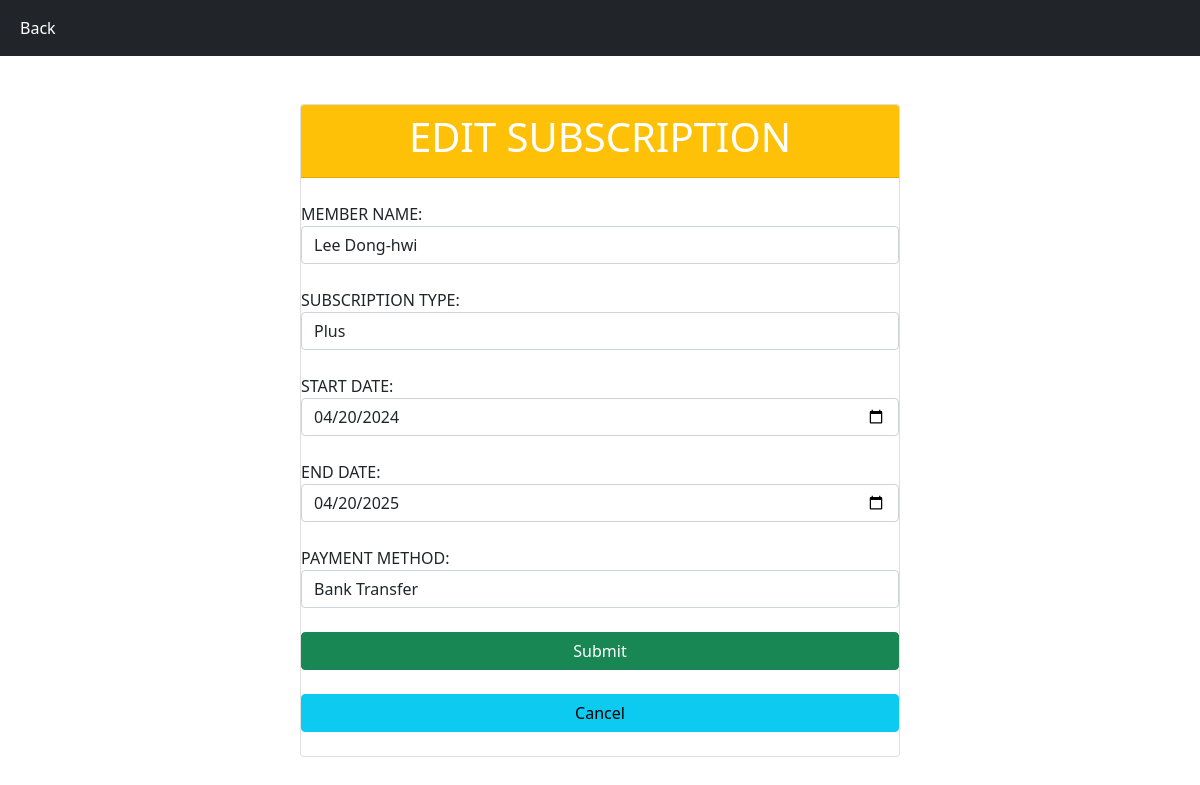
The app's page /Sourcecode/subscription.php?editpage=3 with its own data.
### tables this page shows
CREATE TABLE `membershipsubscription`  (
  `subscription_id` int NOT NULL AUTO_INCREMENT,
  `member_id` int NULL DEFAULT NULL,
  `subscription_type` varchar(50) NULL DEFAULT NULL,
  `start_date` date NULL DEFAULT NULL,
  `end_date` date NULL DEFAULT NULL,
  `payment_method` varchar(50) NULL DEFAULT NULL,
  PRIMARY KEY (`subscription_id`) USING BTREE
);

### Sourcecode/controllers/Subscription.controller.php (called while the page is built, shortened)
<?php
include_once("views/Subscription.view.php");
class SubscriptionController{
    private $subscription;
    private $member;
    function __construct() {
        $this->subscription = new Subscription(Conf::$db_host, Conf::$db_user, Conf::$db_pass, Conf::$db_name);
        $this->member = new Member(Conf::$db_host, Conf::$db_user, Conf::$db_pass, Conf::$db_name);
    }
      function editpage($id){
        $this->member->open();
        $this->subscription->open();
        $this->member->getMember();
        $data = $this->subscription->getSubsID($id);
        $data_member = array();
        while($row = $this->member->getResult()){
          array_push($data_member, $row);
        }
        $view = new SubscriptionView();
        $view->renderedit($data, $data_member);
      }
}

### Sourcecode/models/DB.class.php (called while the page is built, shortened)
<?php
class DB
{
    var $db_host = "";
    var $db_user = "";
    var $db_pass = "";
    var $db_name = "";
    var $db_link = "";
    function __construct($db_host, $db_user, $db_pass, $db_name)
    {
        $this->db_host = $db_host;
        $this->db_user = $db_user;
        $this->db_pass = $db_pass;
        $this->db_name = $db_name;
    }
    function open()
    {
        $this->db_link = mysqli_connect($this->db_host, $this->db_user, $this->db_pass, $this->db_name);
    }
    function execute($query){
        $this->result = mysqli_query($this->db_link, $query);
    }
}
?>

### Sourcecode/models/Subscription.class.php (called while the page is built, shortened)
<?php
class Subscription extends DB
{
    function getSubsID($id)
    {
        $query = "SELECT * FROM membershipsubscription WHERE subscription_id = '$id'";
        $this->execute($query);
        return $this->getResult();
    }
}

### Sourcecode/views/Subscription.view.php (the view, shortened to what this page needs)
<?php
class SubscriptionView {
    public function renderedit($data, $member){
        $subscription_id = $data[0];
        $member_id = $data[1];
        $subscription_type = $data[2];
        $start_date = $data[3];
        $end_date = $data[4];
        $payment_method = $data[5];
        $dataform = "<input type='hidden' name='subscription_id' value='" . $subscription_id . "'>
                        <label> MEMBER NAME: </label>
                        <select name='member_id' class='form-control' required>
                        <option disabled selected>Choose Member</option>";
        foreach($member as $val) {
            list($id, $nama) = $val;
            $selected = ($id == $member_id) ? "selected" : "";
            $dataform .= "<option value='".$id."' ".$selected.">".$nama."</option>";
        }
        $dataform .= "</select> <br>
                        <label> SUBSCRIPTION TYPE: </label>
                        <select name='subscription_type' class='form-control' required>
                        <option disabled selected>Choose Subscription Type</option>
                            <option value='Basic' ".($subscription_type == 'Basic' ? 'selected' : '').">Basic</option>
                            <option value='Plus' ".($subscription_type == 'Plus' ? 'selected' : '').">Plus</option>
                            <option value='Platinum' ".($subscription_type == 'Platinum' ? 'selected' : '').">Platinum</option>
                        </select> <br>
                        <label> START DATE: </label>
                        <input type='date' name='start_date' class='form-control' value='" . $start_date . "' required> <br>
                        <label> END DATE: </label>
                        <input type='date' name='end_date' class='form-control' value='" . $end_date . "' required> <br>
                        <label> PAYMENT METHOD: </label>
                        <select name='payment_method' class='form-control' required>
                        <option disabled selected>Choose Payment Method</option>
                            <option value='Credit Card' ".($payment_method == 'Credit Card' ? 'selected' : '').">Credit Card</option>
                            <option value='PayPal' ".($payment_method == 'PayPal' ? 'selected' : '').">PayPal</option>
                            <option value='Bank Transfer' ".($payment_method == 'Bank Transfer' ? 'selected' : '').">Bank Transfer</option>
                        </select> <br>";
    }
}
?>

### records on screen
membershipsubscription: subscription_type "Plus", start_date "04/20/2024", end_date "04/20/2025", payment_method "Bank Transfer"

### other values on screen
$this->content "Back EDIT SUBSCRIPTION Submit Cancel"
form field member_id "Lee Dong-hwi"
